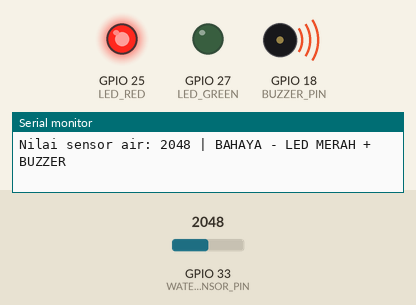
Bench run of a sketch on a simulated ESP32. On the bench: output pins drawn as LEDs (lit = HIGH), buzzer (waves = sounding, pin HIGH), the last lines printed to the serial monitor. The test bench sets the inputs (shaded band); at power-on: GPIO 33 (WATER_SENSOR_PIN) = 2048 (analog values on the 0–4095 scale).

Above: at 1.2 s.
1.3 s: GPIO 33 (WATER_SENSOR_PIN) set to 1526
2.8 s: GPIO 33 (WATER_SENSOR_PIN) set to 1452
At 4.0 s:
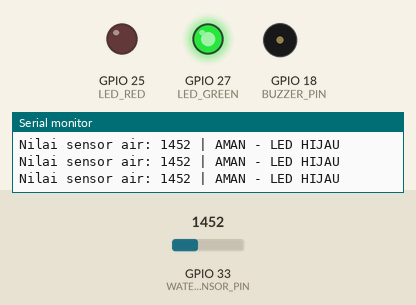
4.5 s: GPIO 33 (WATER_SENSOR_PIN) set to 1935
6.0 s: GPIO 33 (WATER_SENSOR_PIN) set to 2030
At 6.9 s:
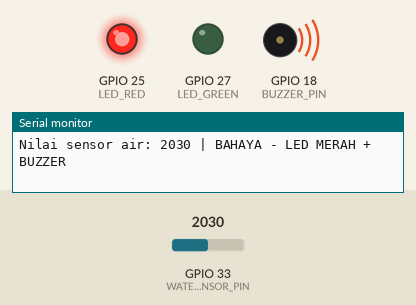
7.5 s: GPIO 33 (WATER_SENSOR_PIN) set to 1460
At 8.4 s:
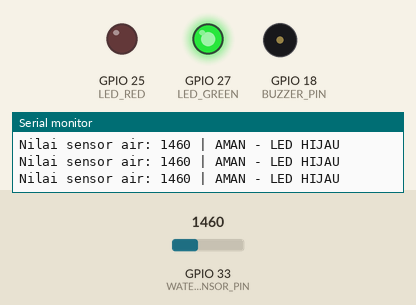
Timing chart, 0 to 10.0 s (numbered marks = the images above; inputs shaded):
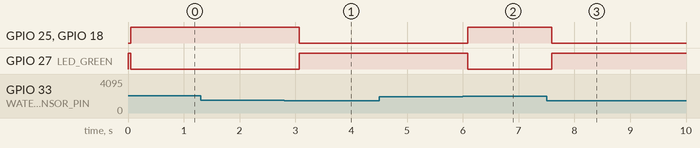

Measured:
- the behaviour switches between 1501 and 1500 on GPIO 33 (WATER_SENSOR_PIN) (found by bisection; images 0 and 1)
- the behaviour switches between 1999 and 2000 on GPIO 33 (WATER_SENSOR_PIN) (found by bisection; images 1 and 2)
- after the input at 2.8 s, GPIO 25 (LED_RED), GPIO 18 (BUZZER_PIN): HIGH → LOW after 0.27 s; GPIO 27 (LED_GREEN): LOW → HIGH after 0.27 s
- after the input at 6.0 s, GPIO 25 (LED_RED), GPIO 18 (BUZZER_PIN): LOW → HIGH after 0.09 s; GPIO 27 (LED_GREEN): HIGH → LOW after 0.09 s
- after the input at 7.5 s, GPIO 25 (LED_RED), GPIO 18 (BUZZER_PIN): HIGH → LOW after 0.09 s; GPIO 27 (LED_GREEN): LOW → HIGH after 0.09 s

The sketch:

test_traffic_light_dengan_buzzer_dan_sensor_rain.ino
```cpp
/*
  ESP32 + Water Level Sensor + Traffic Light + Buzzer

  Logika:
  - Air aman    : LED hijau menyala, buzzer mati.
  - Air bahaya  : LED merah menyala, buzzer berbunyi.

  Sensor analog:
  - Dibaca melalui GPIO34.
  - Nilai ADC ESP32 umumnya 0 sampai 4095.
  - Ambang perlu disesuaikan berdasarkan pengujian sensor.
*/

// ==================== PIN ====================

const int LED_RED = 25;   // 25
const int LED_GREEN = 27;   // 27

const int WATER_SENSOR_PIN = 33;
const int BUZZER_PIN = 18;

// ==================== AMBANG SENSOR ====================

// Sesuaikan setelah melihat hasil Serial Monitor.
const int DANGER_THRESHOLD = 2000;
const int SAFE_THRESHOLD = 1500;

// Jumlah sampel untuk meredam fluktuasi pembacaan.
const int SAMPLE_COUNT = 10;

// Status bahaya air saat ini.
bool waterDanger = false;

// ==================== PEMBACAAN SENSOR ====================

// Membaca beberapa sampel lalu menghitung rata-ratanya.
int readWaterLevel() {
  long total = 0;

  for (int i = 0; i < SAMPLE_COUNT; i++) {
    total += analogRead(WATER_SENSOR_PIN);
    delay(5);
  }

  return total / SAMPLE_COUNT;
}

// Menentukan status air dengan hysteresis.
// Ambang bahaya dan aman dibuat berbeda agar indikator tidak mudah berubah-ubah di sekitar batas.
bool isWaterDanger(int sensorValue) {
  if (sensorValue >= DANGER_THRESHOLD) {
    waterDanger = true;
  } else if (sensorValue <= SAFE_THRESHOLD) {
    waterDanger = false;
  }

  return waterDanger;
}

// ==================== INDIKATOR ====================

// Kondisi bahaya: merah + buzzer.
// Kondisi aman: hijau + buzzer mati.
void updateIndicators(bool danger) {
  digitalWrite(LED_RED, danger ? HIGH : LOW);
  digitalWrite(LED_GREEN, danger ? LOW : HIGH);
  digitalWrite(BUZZER_PIN, danger ? HIGH : LOW);
}

// ==================== SETUP ====================

void setup() {
  Serial.begin(115200);

  pinMode(LED_RED, OUTPUT);
  pinMode(LED_GREEN, OUTPUT);
  pinMode(BUZZER_PIN, OUTPUT);

  // ESP32 menggunakan ADC 12-bit: 0 sampai 4095.
  analogReadResolution(12);

  // Kondisi awal: aman.
  updateIndicators(false);

  Serial.println("Sistem pemantau ketinggian air dimulai.");
}

// ==================== LOOP ====================

void loop() {
  const int waterValue = readWaterLevel();
  const bool danger = isWaterDanger(waterValue);

  updateIndicators(danger);

  // Tampilkan data untuk membantu kalibrasi.
  Serial.print("Nilai sensor air: ");
  Serial.print(waterValue);

  if (danger) {
    Serial.println(" | BAHAYA - LED MERAH + BUZZER");
  } else {
    Serial.println(" | AMAN - LED HIJAU");
  }

  delay(200);
}
```
